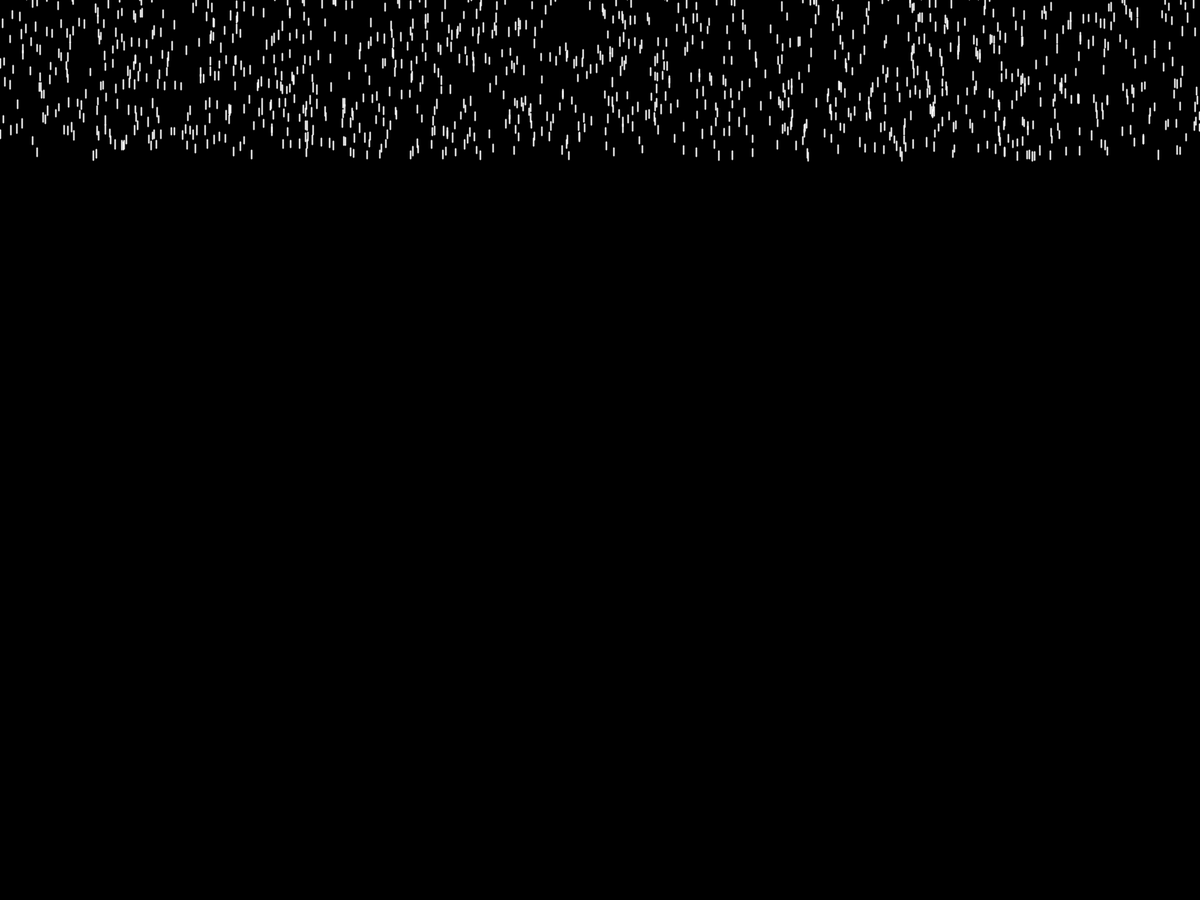
Frame 1 (no input)
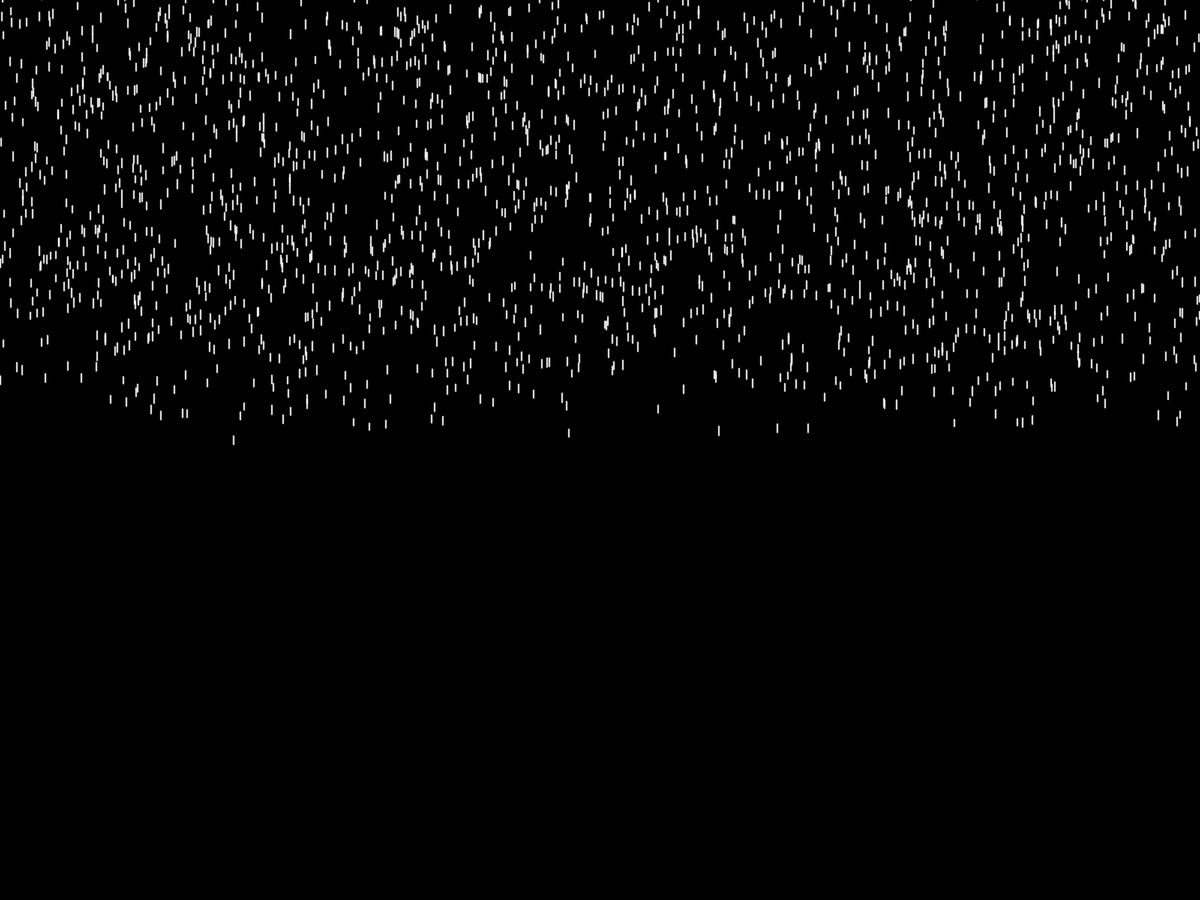
Frame 60 (the mouse pressed at the canvas centre just before this capture)
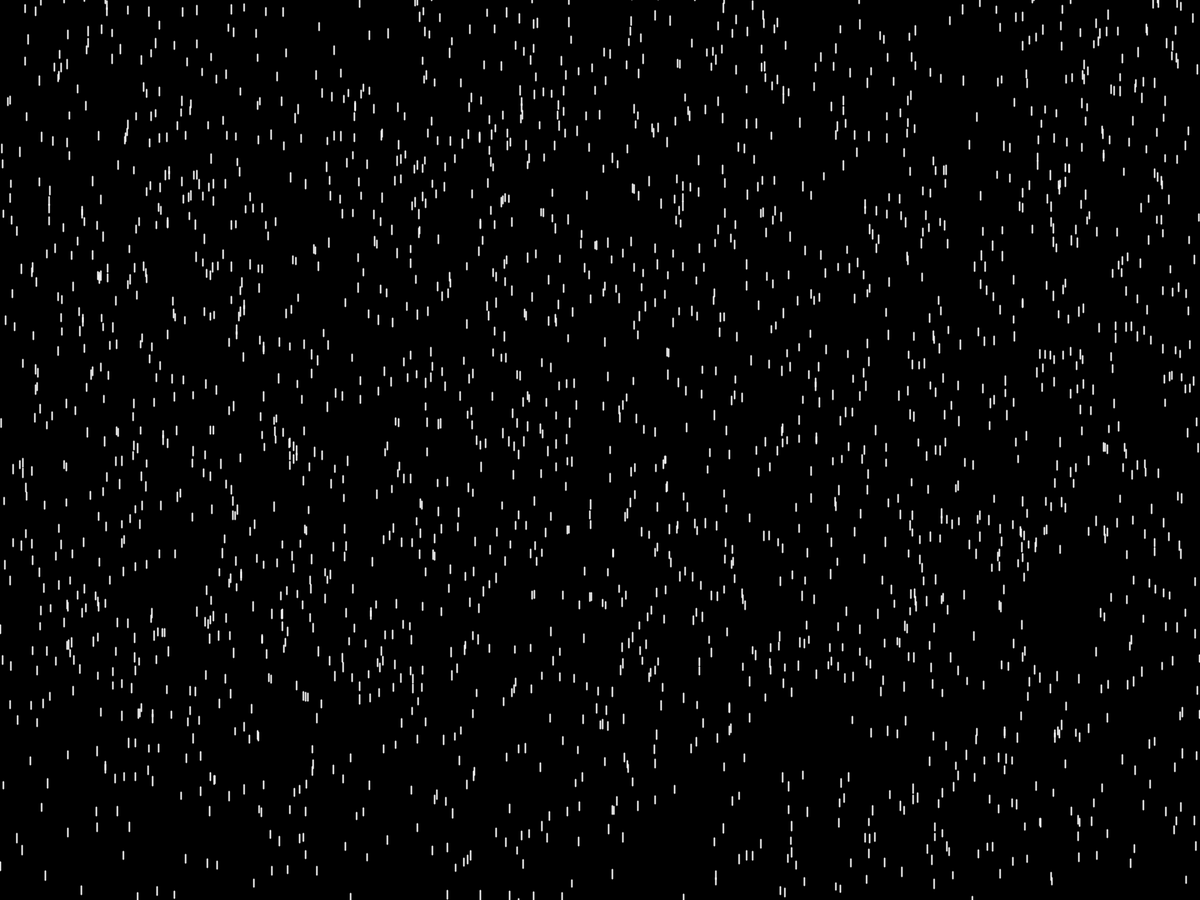
Frame 120 (the mouse held since frame 60 and released just before this capture)

The Processing sketch that drew these frames (run headless with seeded random() and noise(); from frame 60 on, the mouse is pressed at the canvas centre):

// Processing sketch: StarField
// ── StarField.pde
Star starArray[];
int arraySize = 2500;

void setup() {
  fullScreen();
  //  size(840, 480);
  starArray = new Star[arraySize];
  for (int i = 0; i < arraySize; i++) {
     starArray[i] = new Star(); 
  }
}

void draw() {
  background(0);
  for (Star s : starArray) {
    s.fall();
    s.show();
  
  }
}
// ── star.pde
class Star {
 float x = random(0, width);
 float y = random(-300, 200);
 float yspeed = random(2, 5);
 float length = random(9, 12);
 
 void fall() {
   y = y + yspeed;
   if (y > height) {
     y = random(-100, 0);
     yspeed = random(3, 5);
   }
   yspeed += map(y, 0, height, 0, .2);
 }
 void show() {
   stroke(255);
   strokeWeight(2);
   line(x, y, x, y+length);
 }
}
